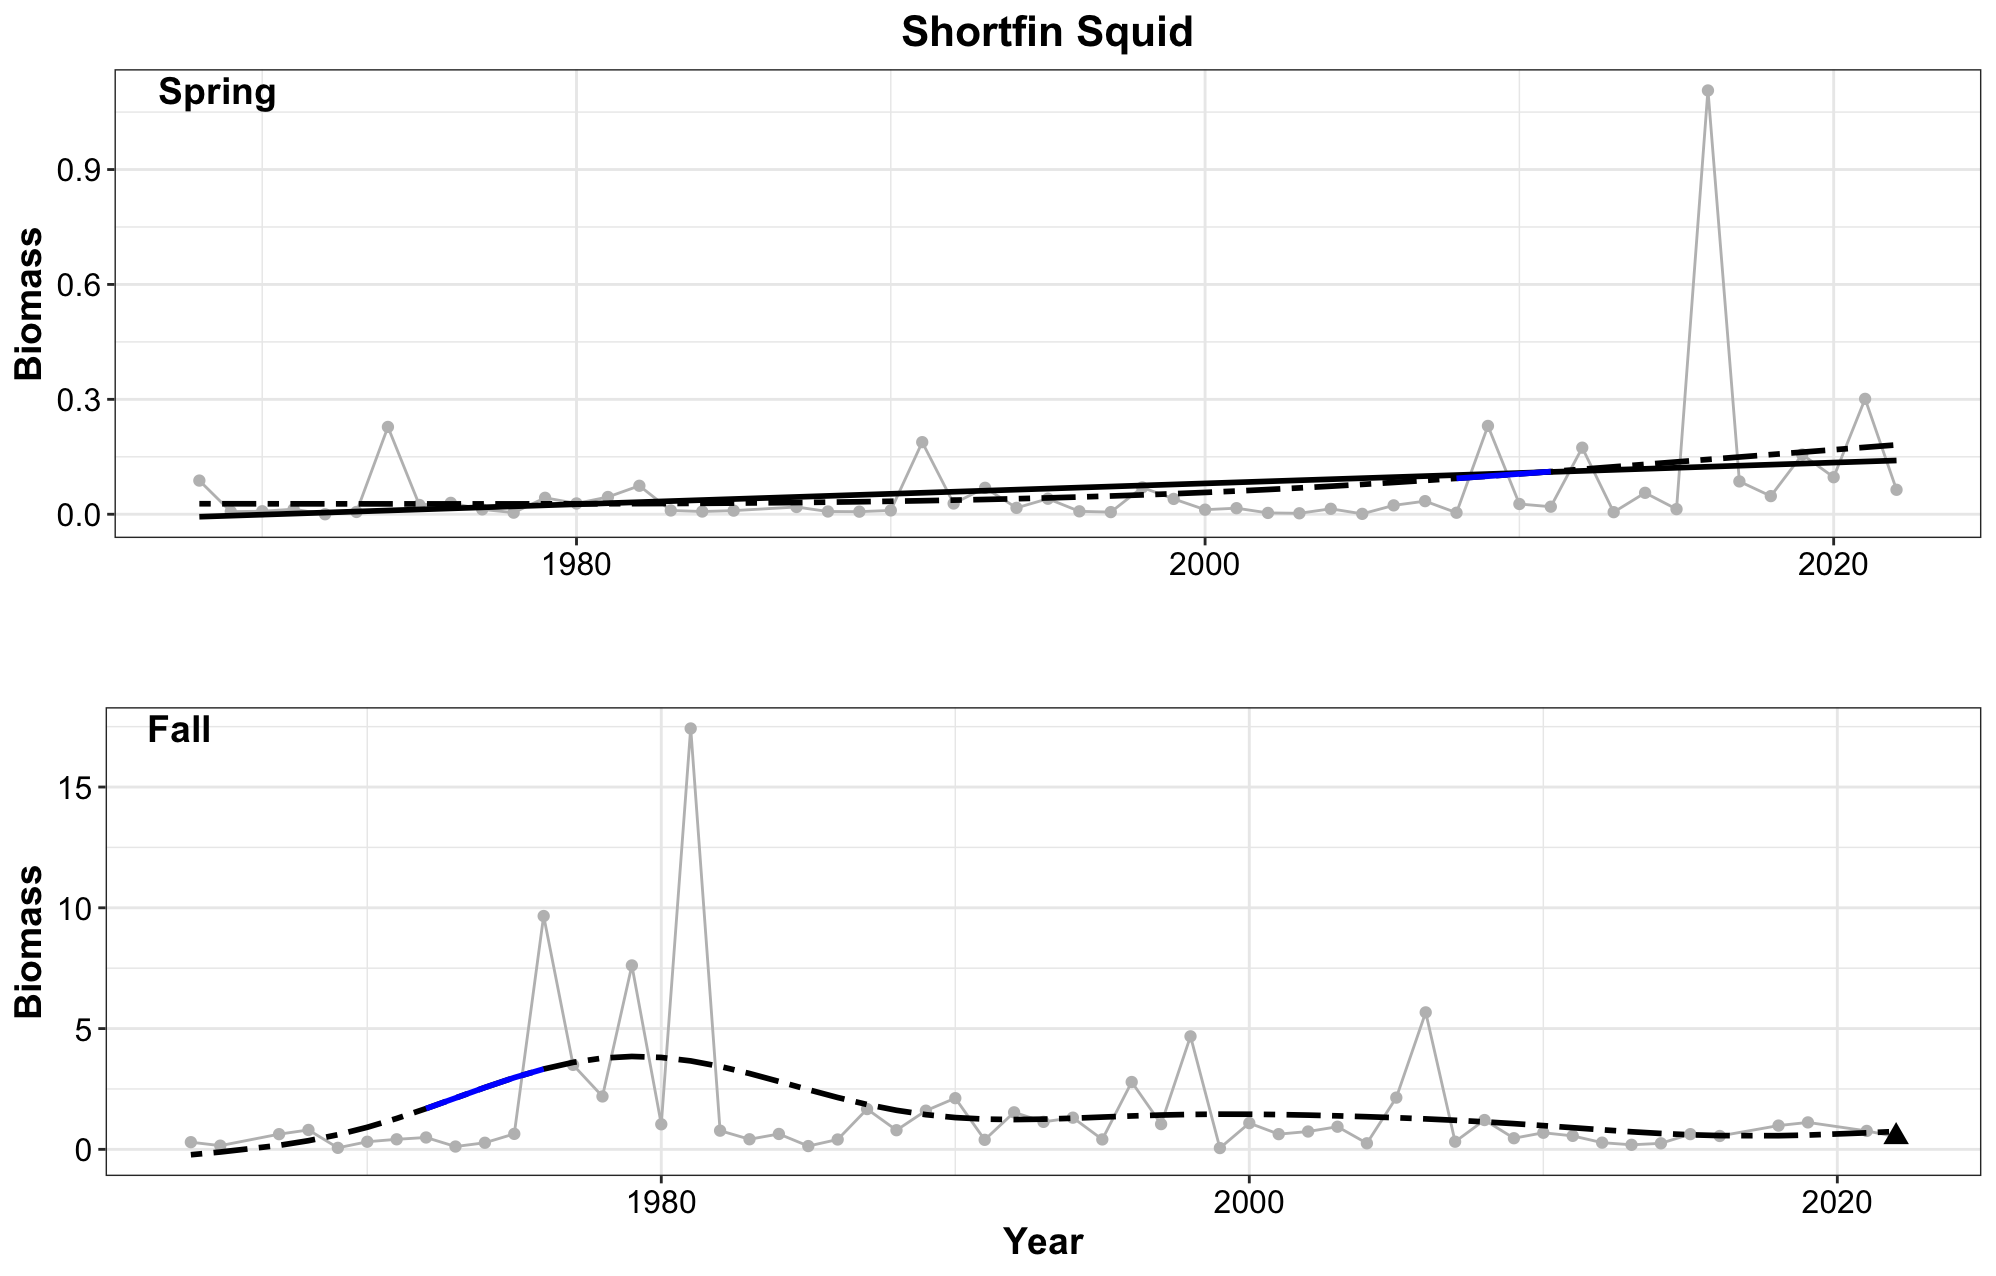

Write the R code that produced this figure.
## Figures for Shortfin Squid

## **Laura Gruenburg, lagruenburg@gmail.com**

#   **LAST UPDATED: September 29, 2023**

#####load required functions
#  You will need to download the functions from here https://gist.github.com/gavinsimpson/e73f011fdaaab4bb5a30

setwd("~/Desktop/NYB Indicators/Deriv")
source("Deriv.R")
library(mgcv)
library(ggplot2)
#library(mgcViz)
library(ggpubr)

#######Load the datasets
setwd("~/Desktop/NYB Indicators/NYB_Indicators_Calculations/Final_Timeseries_Figures/Timeseries_Files_2023")
ds<-read.csv("shortfin_spring_2023.csv", header = TRUE)

#calculate the 30th a and 70th percentiles for the short term column of the indicators report
qds = quantile(ds$strat.biomass, probs = c(.30, .70))

# find the last 5 years mean
mn_ds5 = mean(ds$strat.biomass[ds$YEAR >= 2019])
# what quintile the data is in
mn_ds5 >qds

# Creat a GAM - adjust k and remember to check model
mod<- gam(strat.biomass ~ s(YEAR, k=10), data = ds)
summary(mod) #check out model
gam.check(mod)

pdata <- with(ds, data.frame(YEAR = YEAR))
p2_mod <- predict(mod, newdata = pdata,  type = "terms", se.fit = TRUE)
intercept = 0.06739435  # look at p2_mod and extract the intercept
pdata <- transform(pdata, p2_mod = p2_mod$fit[,1], se2 = p2_mod$se.fit[,1])

#  Now that we have the model prediction, the next step is to calculate the first derivative
#  Then determine which increases and decreases are significant
Term = "YEAR"
mod.d <- Deriv(mod, n=54) # n is the number of YEARs
mod.dci <- confint(mod.d, term = Term)
mod.dsig <- signifD(pdata$p2_mod, d = mod.d[[Term]]$deriv,
                    +                    mod.dci[[Term]]$upper, mod.dci[[Term]]$lower)

# Take a quick look to make sure it appears ok before final plotting
plot(strat.biomass ~ YEAR, data = ds)
lines(strat.biomass ~ YEAR, data = ds)
lines(p2_mod+intercept ~ YEAR, data = pdata, type = "n")
lines(p2_mod+intercept ~ YEAR, data = pdata)
lines(unlist(mod.dsig$incr)+intercept ~ YEAR, data = pdata, col = "blue", lwd = 3)
lines(unlist(mod.dsig$decr)+intercept ~ YEAR, data = pdata, col = "red", lwd = 3)

linearMod<- lm(strat.biomass ~ YEAR, data=ds)
summary(linearMod)

p1 = ggplot() + 
  geom_line(data = ds, aes(x = YEAR, y = strat.biomass), color = 'grey') +
  geom_point(data = ds, aes(x = YEAR, y = strat.biomass), color = 'gray') + 
  #geom_point(data = ds[53:54, ], aes(x = YEAR, y = strat.biomass), shape = 17, size = 3) + 
  geom_smooth(data = ds, aes(x = YEAR, y = strat.biomass), method = lm, se = FALSE, color = 'black') + 
  geom_line(data=pdata, aes(x = YEAR, y = p2_mod+intercept), se = FALSE, color = 'black', linetype = 'twodash', size = 1) + 
  geom_line(data = pdata, aes(y = unlist(mod.dsig$incr)+intercept, x = YEAR), color = "blue", size = 1) + 
  geom_line(data = pdata, aes(y = unlist(mod.dsig$decr)+intercept, x = YEAR), color = 'red', size = 1) + 
  theme_bw() +
  labs (y = bquote("Biomass"), x = '', title = 'Shortfin Squid') + 
  theme(plot.title=element_text(size = 16,face = 'bold',hjust = 0.5), axis.title=element_text(size = 14, face = 'bold'), axis.text= element_text(color = 'black', size = 12))


ds2<-read.csv("shortfin_fall_2023.csv", header = TRUE)


#calculate the 30th a and 70th percentiles for the short term column of the indicators report
qds2 = quantile(ds2$strat.biomass, probs = c(.30, .70))

# find the last 5 years mean
mn_ds25 = mean(ds2$strat.biomass[ds2$YEAR >= 2019])
# what quintile the data is in
mn_ds25 >qds2

# Creat a GAM - adjust k and remember to check model
mod2<- gam(strat.biomass ~ s(YEAR, k=10), data = ds2)
summary(mod2) #check out model
gam.check(mod2)

pdata2 <- with(ds2, data.frame(YEAR = YEAR))
p2_mod2 <- predict(mod2, newdata = pdata2,  type = "terms", se.fit = TRUE)
intercept2 = 1.562493   # look at p2_mod and extract the intercept
pdata2 <- transform(pdata2, p2_mod2 = p2_mod2$fit[,1], se2 = p2_mod2$se.fit[,1])

#  Now that we have the model prediction, the next step is to calculate the first derivative
#  Then determine which increases and decreases are significant
Term = "YEAR"
mod2.d <- Deriv(mod2, n=56) # n is the number of YEARs
mod2.dci <- confint(mod2.d, term = Term)
mod2.dsig <- signifD(pdata2$p2_mod2, d = mod2.d[[Term]]$deriv,
                     +                    mod2.dci[[Term]]$upper, mod2.dci[[Term]]$lower)

# Take a quick look to make sure it appears ok before final plotting
plot(strat.biomass ~ YEAR, data = ds2)
lines(strat.biomass ~ YEAR, data = ds2)
lines(p2_mod2+intercept2 ~ YEAR, data = pdata2, type = "n")
lines(p2_mod2+intercept2 ~ YEAR, data = pdata2)
lines(unlist(mod2.dsig$incr)+intercept2 ~ YEAR, data = pdata2, col = "blue", lwd = 3)
lines(unlist(mod2.dsig$decr)+intercept2 ~ YEAR, data = pdata2, col = "red", lwd = 3)

linearmod2<- lm(strat.biomass ~ YEAR, data=ds2)
summary(linearmod2)

p2 = ggplot() + 
  geom_line(data = ds2, aes(x = YEAR, y = strat.biomass), color = 'grey') +
  geom_point(data = ds2, aes(x = YEAR, y = strat.biomass), color = 'gray') + 
  geom_point(data = ds2[56, ], aes(x = YEAR, y = strat.biomass), shape = 17, size = 3) + 
  #geom_smooth(data = ds2, aes(x = YEAR, y = strat.biomass), method = lm, se = FALSE, color = 'black') + 
  geom_line(data=pdata2, aes(x = YEAR, y = p2_mod2+intercept2), se = FALSE, color = 'black', linetype = 'twodash', size = 1) + 
  geom_line(data = pdata2, aes(y = unlist(mod2.dsig$incr)+intercept2, x = YEAR), color = "blue", size = 1) + 
  geom_line(data = pdata2, aes(y = unlist(mod2.dsig$decr)+intercept2, x = YEAR), color = 'red', size = 1) + 
  theme_bw() +
  labs (y = bquote("Biomass"), x = 'Year', title = '') + 
  theme(plot.title=element_text(size = 16,face = 'bold',hjust = 0.5), axis.title=element_text(size = 14, face = 'bold'), axis.text= element_text(color = 'black', size = 12))


ggarrange(p1, p2, 
          labels = c("Spring", " Fall"),
          label.x = c(.05,.05),
          label.y = c(0.9,0.9),
          font.label = (face = 'Italic'),
          ncol = 1, nrow = 2)
